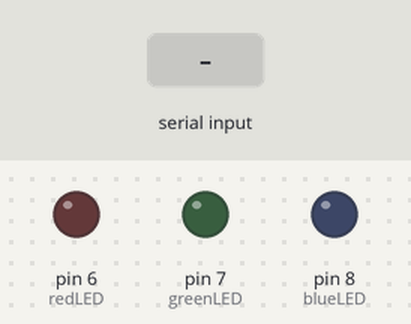
A sketch run on a simulated Arduino Uno, built with avr-gcc and run on an emulated ATmega328P. Shown: output pins drawn as LEDs (lit = HIGH). Dashed ring = blinking. The test bench sets the inputs (shaded band). What the sketch prints to the serial monitor is not drawn.

Above: at 1.2 s.
1.3 s: "F" received over Serial
At 1.45 s:
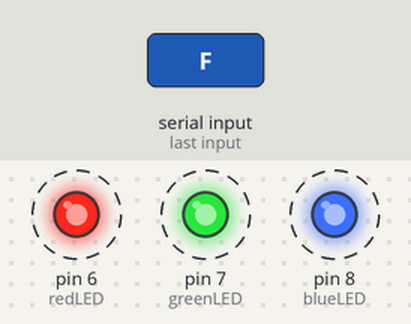
4.3 s: "R" received over Serial
At 4.9 s:
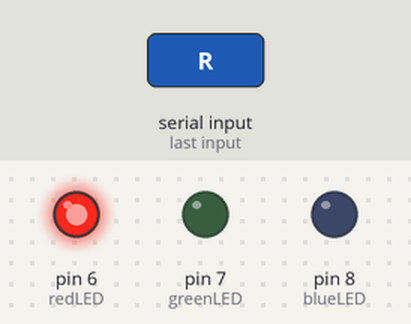
5.8 s: "G" received over Serial
At 7.0 s:
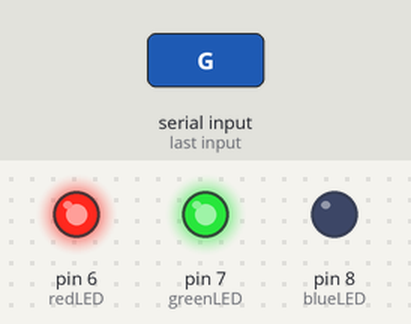
7.3 s: "B" received over Serial
At 8.4 s:
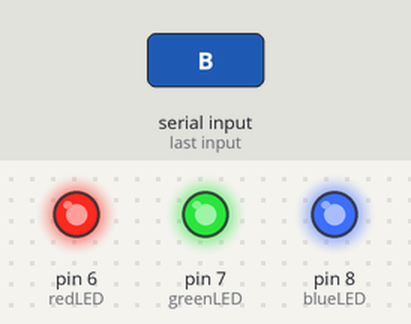
8.8 s: "X" received over Serial
At 9.5 s:
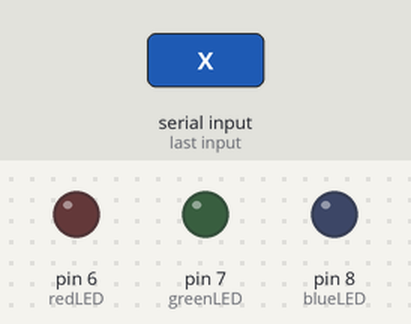
10.3 s: "G" received over Serial
At 10.6 s:
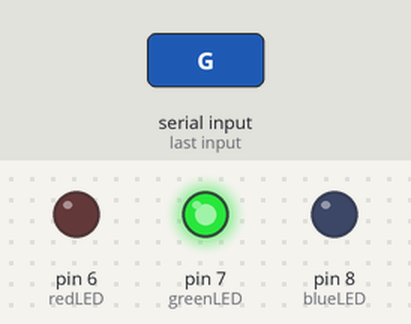
Timing chart, 0 to 12.8 s (numbered marks = the images above; inputs shaded):
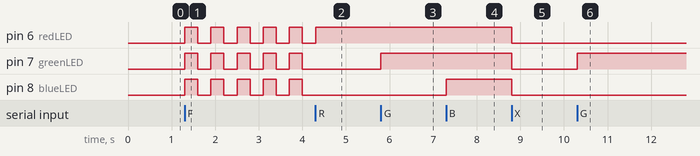

The sketch:

wokwicode.ino
```cpp
/*
  Author: Tanvi Kohli
  Date: 2026-06-28
  Description: Bluetooth led controller
*/
char command;

int redLED = 6;
int greenLED = 7;
int blueLED = 8;

void setup() {
  pinMode(redLED, OUTPUT);
  pinMode(greenLED, OUTPUT);
  pinMode(blueLED, OUTPUT);

  Serial.begin(9600);
  Serial.println("Ready");
}

void loop() {
  if (Serial.available()) {
    command = Serial.read();

    if (command == 'R') {
      digitalWrite(redLED, HIGH);
    }
    else if (command == 'G') {
      digitalWrite(greenLED, HIGH);
    }
    else if (command == 'B') {
      digitalWrite(blueLED, HIGH);
    }
    else if (command == 'X') {
      digitalWrite(redLED, LOW);
      digitalWrite(greenLED, LOW);
      digitalWrite(blueLED, LOW);
    }
    else if (command == 'F') {
      for (int i = 0; i < 5; i++) {
        digitalWrite(redLED, HIGH);
        digitalWrite(greenLED, HIGH);
        digitalWrite(blueLED, HIGH);
        delay(300);

        digitalWrite(redLED, LOW);
        digitalWrite(greenLED, LOW);
        digitalWrite(blueLED, LOW);
        delay(300);
      }
    }
  }
}
```

Measured:
- after the input at 1.3 s, pin 6 (redLED), pin 7 (greenLED), pin 8 (blueLED): alternates HIGH for 0.30 s and LOW for 0.30 s, starting at once
- after the input at 4.3 s, pin 6 (redLED): LOW → HIGH at once
- after the input at 5.8 s, pin 7 (greenLED): LOW → HIGH at once
- after the input at 7.3 s, pin 8 (blueLED): LOW → HIGH at once
- after the input at 8.8 s, pin 6 (redLED), pin 7 (greenLED), pin 8 (blueLED): HIGH → LOW at once
- after the input at 10.3 s, pin 7 (greenLED): LOW → HIGH at once
